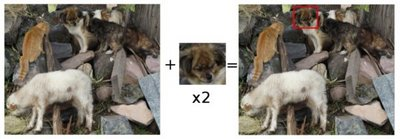
//> input picture OpencvTutorials/template.jpg, 400 x 139 px; the run also reads 1 picture not shown here
$ ./Template_Matching   (built with g++ and OpenCV 4)
//> lines starting //> are read from the running program, lines starting //| are printed output that depends on the picture; after the words box and inside, x2 and y2 are one past the last pixel; in counts of white or black regions, pixels touching at a corner belong together
#include <opencv2/highgui.hpp>
#include <opencv2/imgproc.hpp>
#include <iostream>
#include <stdio.h>

using namespace std;
using namespace cv;

/// Global Variables
Mat img; Mat templ; Mat result;
char* image_window = "Source Image";
char* result_window = "Result window";

int match_method;
int max_Trackbar = 5;

/// Function Headers
void MatchingMethod(int, void*);

/* @function main */
int main(int argc, char** argv)
{
	/// Load image and template
	img = imread("template.jpg");
//> img is the input picture: 139 rows x 400 cols, CV_8UC3; mean B, G, R 128.8, 137.4, 142.8
	templ = imread("looking.jpg");

	/// Create windows
	namedWindow(image_window, WINDOW_AUTOSIZE);
	namedWindow(result_window, WINDOW_AUTOSIZE);

	/// Create Trackbar
	char* trackbar_label = "Method: \n 0: SQDIFF \n 1: SQDIFF NORMED \n 2: TM CCORR \n 3: TM CCORR NORMED \n 4: TM COEFF \n 5: TM COEFF NORMED";
	createTrackbar(trackbar_label, image_window, &match_method, max_Trackbar, MatchingMethod);

	MatchingMethod(0, 0);

	waitKey(0);
	return 0;
}

/*
* @function MatchingMethod
* @brief Trackbar callback
*/
void MatchingMethod(int, void*)
{
	/// Source image to display
	Mat img_display;
	img.copyTo(img_display);

	/// Create the result matrix
	int result_cols = img.cols - templ.cols + 1;
//> result_cols = 1
	int result_rows = img.rows - templ.rows + 1;
//> result_rows = 1

	result.create(result_cols, result_rows, CV_32FC1);

	/// Do the Matching and Normalize
	matchTemplate(img, templ, result, match_method);
//> result = [0]
	normalize(result, result, 0, 1, NORM_MINMAX, -1, Mat());

	/// Localizing the best match with minMaxLoc
	double minVal; double maxVal; Point minLoc; Point maxLoc;
	Point matchLoc;

	minMaxLoc(result, &minVal, &maxVal, &minLoc, &maxLoc, Mat());
//> minVal = 0; maxVal = 0; minLoc = Point(0, 0); maxLoc = Point(0, 0)

	/// For SQDIFF and SQDIFF_NORMED, the best matches are lower values. For all the other methods, the higher the better
	if (match_method == TM_SQDIFF || match_method == TM_SQDIFF_NORMED)
	{
		matchLoc = minLoc;
//> matchLoc = Point(0, 0)
	}
	else
	{
		matchLoc = maxLoc;
	}

	/// Show me what you got
	rectangle(img_display, matchLoc, Point(matchLoc.x + templ.cols, matchLoc.y + templ.rows), Scalar::all(0), 2, 8, 0);
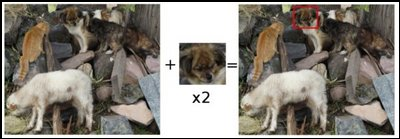
//> img_display: 139 rows x 400 cols, CV_8UC3; 2.89% of pixels changed, all inside (x1, y1, x2, y2) = (0, 0, 400, 139)
	rectangle(result, matchLoc, Point(matchLoc.x + templ.cols, matchLoc.y + templ.rows), Scalar::all(0), 2, 8, 0);

	imshow(image_window, img_display);
	imshow(result_window, result);

	return;
}
